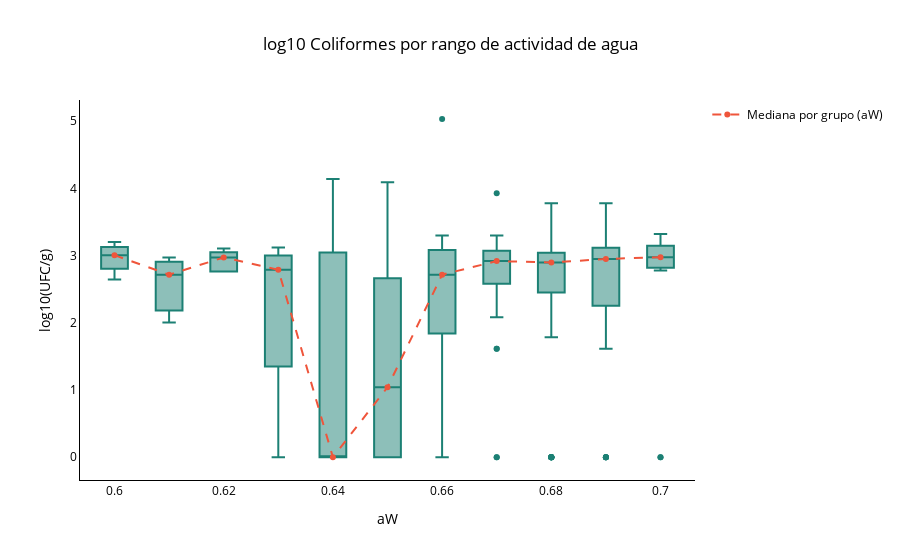

Notebook code for this chart:
### Code cell
f = boxplot_corporativo_con_mediana(
    r, x="aW", y="log_coliformes",
    title="log10 Coliformes por rango de actividad de agua",
    yaxis_title="log10(UFC/g)",
    points="outliers",
    #output_html=f"{ROOT_IMAGEN}/box_coliformes.html"
)
f.show()
s3.save_plotly_html(f, f"box_coliformes.html")

### Figure 1 — Plotly figure (JSON) as saved in the notebook; plotly's stock layout.template omitted (floating-point values rounded to 4 significant figures; data arrays with more than 128 entries replaced by an {"elided": "..."} marker saying what was removed)
{"data": [{"alignmentgroup": "True", "boxmean": false, "boxpoints": "outliers", "hovertemplate": "aW=%{x}<br>log_coliformes=%{y}<extra></extra>", "legendgroup": "", "marker": {"color": "#1C8074"}, "name": "", "notched": false, "offsetgroup": "", "orientation": "v", "showlegend": false, "type": "box", "x": {"elided": "228 float values"}, "x0": " ", "xaxis": "x", "y": {"elided": "228 float values"}, "y0": " ", "yaxis": "y"}, {"line": {"dash": "dash"}, "marker": {"size": 6}, "mode": "lines+markers", "name": "Mediana por grupo (aW)", "showlegend": true, "type": "scatter", "x": [0.6, 0.61, 0.62, 0.63, 0.64, 0.65, 0.66, 0.67, 0.68, 0.69, 0.7], "y": [3.007, 2.717, 2.973, 2.791, 0, 1.041, 2.717, 2.919, 2.898, 2.95, 2.978]}], "layout": {"boxmode": "group", "font": {"color": "black"}, "legend": {"font": {"color": "black"}, "tracegroupgap": 0}, "paper_bgcolor": "rgba(0,0,0,0)", "plot_bgcolor": "rgba(0,0,0,0)", "title": {"text": "log10 Coliformes por rango de actividad de agua", "x": 0.5}, "xaxis": {"anchor": "y", "categoryarray": [0.6, 0.61, 0.62, 0.63, 0.64, 0.65, 0.66, 0.67, 0.68, 0.69, 0.7], "categoryorder": "array", "domain": [0, 1], "linecolor": "black", "showline": true, "tickfont": {"color": "black"}, "title": {"font": {"color": "black"}, "text": "aW"}}, "yaxis": {"anchor": "x", "domain": [0, 1], "linecolor": "black", "showline": true, "tickfont": {"color": "black"}, "title": {"font": {"color": "black"}, "text": "log10(UFC/g)"}}}}
